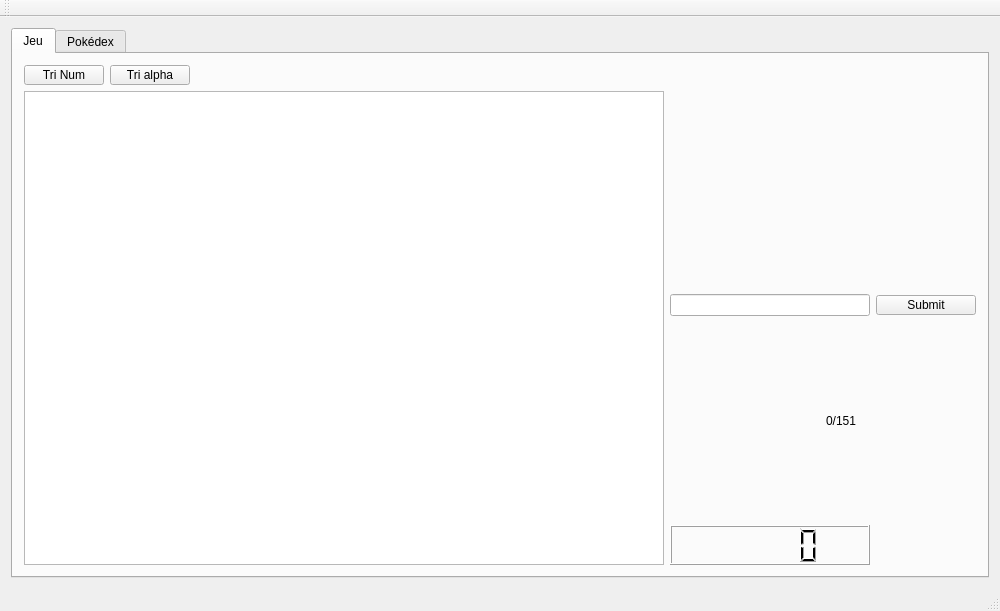
<?xml version="1.0" encoding="UTF-8"?>
<ui version="4.0">
 <class>MainWindow</class>
 <widget class="QMainWindow" name="MainWindow">
  <property name="geometry">
   <rect>
    <x>0</x>
    <y>0</y>
    <width>1000</width>
    <height>611</height>
   </rect>
  </property>
  <property name="windowTitle">
   <string>MainWindow</string>
  </property>
  <widget class="QWidget" name="centralWidget">
   <layout class="QGridLayout" name="gridLayout_2">
    <item row="0" column="0">
     <layout class="QHBoxLayout" name="horizontalLayout_2">
      <item>
       <widget class="QTabWidget" name="tabWidget">
        <property name="currentIndex">
         <number>0</number>
        </property>
        <widget class="QWidget" name="tab">
         <attribute name="title">
          <string>Jeu</string>
         </attribute>
         <layout class="QGridLayout" name="gridLayout_3">
          <item row="1" column="0">
           <layout class="QHBoxLayout" name="horizontalLayout">
            <item>
             <layout class="QVBoxLayout" name="verticalLayout_4">
              <item>
               <widget class="QTableView" name="tableView_3">
                <property name="iconSize">
                 <size>
                  <width>60</width>
                  <height>60</height>
                 </size>
                </property>
                <attribute name="horizontalHeaderVisible">
                 <bool>false</bool>
                </attribute>
                <attribute name="horizontalHeaderDefaultSectionSize">
                 <number>70</number>
                </attribute>
                <attribute name="horizontalHeaderMinimumSectionSize">
                 <number>70</number>
                </attribute>
                <attribute name="verticalHeaderDefaultSectionSize">
                 <number>70</number>
                </attribute>
                <attribute name="verticalHeaderMinimumSectionSize">
                 <number>70</number>
                </attribute>
               </widget>
              </item>
             </layout>
            </item>
            <item>
             <layout class="QVBoxLayout" name="verticalLayout_3">
              <item>
               <widget class="QWidget" name="widget" native="true">
                <property name="minimumSize">
                 <size>
                  <width>0</width>
                  <height>0</height>
                 </size>
                </property>
                <property name="maximumSize">
                 <size>
                  <width>400</width>
                  <height>500</height>
                 </size>
                </property>
                <property name="autoFillBackground">
                 <bool>false</bool>
                </property>
               </widget>
              </item>
              <item>
               <layout class="QHBoxLayout" name="horizontalLayout_5">
                <item>
                 <widget class="QLineEdit" name="lineEdit">
                  <property name="maximumSize">
                   <size>
                    <width>200</width>
                    <height>30</height>
                   </size>
                  </property>
                 </widget>
                </item>
                <item>
                 <widget class="QPushButton" name="pushButton_6">
                  <property name="maximumSize">
                   <size>
                    <width>100</width>
                    <height>20</height>
                   </size>
                  </property>
                  <property name="text">
                   <string>Submit</string>
                  </property>
                 </widget>
                </item>
               </layout>
              </item>
              <item>
               <layout class="QHBoxLayout" name="horizontalLayout_6">
                <item>
                 <widget class="QLabel" name="label">
                  <property name="maximumSize">
                   <size>
                    <width>200</width>
                    <height>50</height>
                   </size>
                  </property>
                  <property name="text">
                   <string/>
                  </property>
                 </widget>
                </item>
                <item>
                 <widget class="QLabel" name="label_2">
                  <property name="text">
                   <string>0/151</string>
                  </property>
                 </widget>
                </item>
               </layout>
              </item>
              <item>
               <widget class="QLCDNumber" name="lcdNumber">
                <property name="minimumSize">
                 <size>
                  <width>0</width>
                  <height>0</height>
                 </size>
                </property>
                <property name="maximumSize">
                 <size>
                  <width>200</width>
                  <height>40</height>
                 </size>
                </property>
               </widget>
              </item>
             </layout>
            </item>
           </layout>
          </item>
          <item row="0" column="0">
           <layout class="QHBoxLayout" name="horizontalLayout_7">
            <item>
             <widget class="QPushButton" name="pushButton_7">
              <property name="maximumSize">
               <size>
                <width>100</width>
                <height>20</height>
               </size>
              </property>
              <property name="text">
               <string>Tri Num</string>
              </property>
             </widget>
            </item>
            <item>
             <widget class="QPushButton" name="pushButton_8">
              <property name="maximumSize">
               <size>
                <width>100</width>
                <height>20</height>
               </size>
              </property>
              <property name="text">
               <string>Tri alpha</string>
              </property>
             </widget>
            </item>
            <item>
             <spacer name="horizontalSpacer_2">
              <property name="orientation">
               <enum>Qt::Horizontal</enum>
              </property>
              <property name="sizeHint" stdset="0">
               <size>
                <width>40</width>
                <height>20</height>
               </size>
              </property>
             </spacer>
            </item>
           </layout>
          </item>
         </layout>
        </widget>
        <widget class="QWidget" name="tab_2">
         <attribute name="title">
          <string>Pokédex</string>
         </attribute>
         <layout class="QGridLayout" name="gridLayout_4">
          <item row="1" column="0">
           <layout class="QVBoxLayout" name="verticalLayout">
            <item>
             <widget class="QTableView" name="tableView">
              <property name="enabled">
               <bool>true</bool>
              </property>
              <property name="minimumSize">
               <size>
                <width>0</width>
                <height>195</height>
               </size>
              </property>
              <property name="iconSize">
               <size>
                <width>60</width>
                <height>60</height>
               </size>
              </property>
              <property name="showGrid">
               <bool>true</bool>
              </property>
              <attribute name="horizontalHeaderVisible">
               <bool>false</bool>
              </attribute>
              <attribute name="horizontalHeaderDefaultSectionSize">
               <number>70</number>
              </attribute>
              <attribute name="horizontalHeaderMinimumSectionSize">
               <number>70</number>
              </attribute>
              <attribute name="verticalHeaderDefaultSectionSize">
               <number>70</number>
              </attribute>
              <attribute name="verticalHeaderMinimumSectionSize">
               <number>70</number>
              </attribute>
             </widget>
            </item>
           </layout>
          </item>
          <item row="0" column="0">
           <layout class="QHBoxLayout" name="horizontalLayout_3">
            <item>
             <widget class="QPushButton" name="pushButton_5">
              <property name="maximumSize">
               <size>
                <width>100</width>
                <height>20</height>
               </size>
              </property>
              <property name="text">
               <string>Tri Num</string>
              </property>
             </widget>
            </item>
            <item>
             <widget class="QPushButton" name="pushButton_4">
              <property name="maximumSize">
               <size>
                <width>100</width>
                <height>20</height>
               </size>
              </property>
              <property name="text">
               <string>Tri Alpha</string>
              </property>
             </widget>
            </item>
            <item>
             <widget class="QPushButton" name="pushButton_3">
              <property name="maximumSize">
               <size>
                <width>100</width>
                <height>20</height>
               </size>
              </property>
              <property name="text">
               <string>Export</string>
              </property>
             </widget>
            </item>
            <item>
             <widget class="QPushButton" name="pushButton_2">
              <property name="maximumSize">
               <size>
                <width>100</width>
                <height>20</height>
               </size>
              </property>
              <property name="text">
               <string>Import</string>
              </property>
             </widget>
            </item>
            <item>
             <spacer name="horizontalSpacer">
              <property name="orientation">
               <enum>Qt::Horizontal</enum>
              </property>
              <property name="sizeHint" stdset="0">
               <size>
                <width>40</width>
                <height>20</height>
               </size>
              </property>
             </spacer>
            </item>
           </layout>
          </item>
         </layout>
        </widget>
       </widget>
      </item>
     </layout>
    </item>
   </layout>
  </widget>
  <widget class="QMenuBar" name="menuBar">
   <property name="geometry">
    <rect>
     <x>0</x>
     <y>0</y>
     <width>1000</width>
     <height>19</height>
    </rect>
   </property>
  </widget>
  <widget class="QToolBar" name="mainToolBar">
   <attribute name="toolBarArea">
    <enum>TopToolBarArea</enum>
   </attribute>
   <attribute name="toolBarBreak">
    <bool>false</bool>
   </attribute>
  </widget>
  <widget class="QStatusBar" name="statusBar"/>
 </widget>
 <layoutdefault spacing="6" margin="11"/>
 <resources/>
 <connections/>
</ui>
